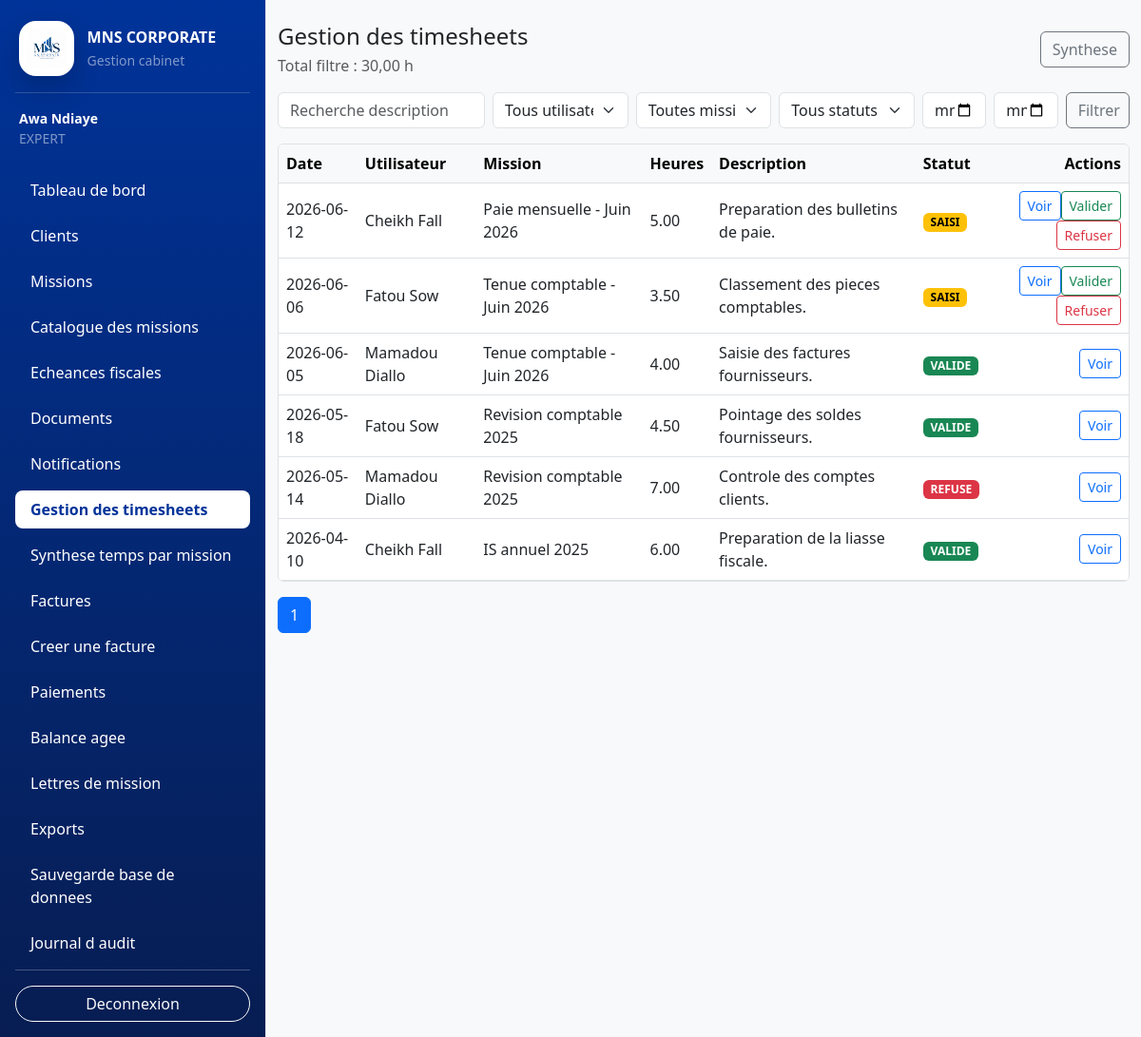
The page /frontend/views/timesheets/list.php (signed in) on the database its author committed.
### tables this page shows
CREATE TABLE IF NOT EXISTS timesheets (
    id INT UNSIGNED AUTO_INCREMENT PRIMARY KEY,
    mission_id INT UNSIGNED NOT NULL,
    user_id INT UNSIGNED NOT NULL,
    work_date DATE NOT NULL,
    hours_worked DECIMAL(5,2) NOT NULL,
    description TEXT NOT NULL,
    status ENUM('SAISI', 'VALIDE', 'REFUSE') NOT NULL DEFAULT 'SAISI',
    validated_by INT UNSIGNED NULL,
    validated_at DATETIME NULL,
    created_at TIMESTAMP DEFAULT CURRENT_TIMESTAMP,
    CONSTRAINT fk_timesheets_mission
        FOREIGN KEY (mission_id) REFERENCES missions(id)
        ON DELETE CASCADE
        ON UPDATE CASCADE,
    CONSTRAINT fk_timesheets_user
        FOREIGN KEY (user_id) REFERENCES users(id)
        ON DELETE CASCADE
        ON UPDATE CASCADE,
    CONSTRAINT fk_timesheets_validated_by
        FOREIGN KEY (validated_by) REFERENCES users(id)
        ON DELETE SET NULL
        ON UPDATE CASCADE
);

CREATE TABLE IF NOT EXISTS users (
    id INT UNSIGNED AUTO_INCREMENT PRIMARY KEY,
    full_name VARCHAR(150) NOT NULL,
    email VARCHAR(150) NOT NULL UNIQUE,
    phone VARCHAR(30) NULL,
    password_hash VARCHAR(255) NOT NULL,
    role ENUM('EXPERT', 'COLLABORATEUR', 'STAGIAIRE', 'CLIENT') NOT NULL,
    is_active TINYINT(1) NOT NULL DEFAULT 1,
    last_login_at DATETIME NULL,
    created_at TIMESTAMP DEFAULT CURRENT_TIMESTAMP,
    updated_at TIMESTAMP DEFAULT CURRENT_TIMESTAMP ON UPDATE CURRENT_TIMESTAMP
);

CREATE TABLE IF NOT EXISTS missions (
    id INT UNSIGNED AUTO_INCREMENT PRIMARY KEY,
    client_id INT UNSIGNED NOT NULL,
    mission_catalog_id INT UNSIGNED NOT NULL,
    title VARCHAR(180) NOT NULL,
    description TEXT NULL,
    start_date DATE NOT NULL,
    planned_end_date DATE NULL,
    actual_end_date DATE NULL,
    status ENUM('A_FAIRE', 'EN_COURS', 'TERMINEE', 'EN_RETARD', 'ANNULEE')
        NOT NULL DEFAULT 'A_FAIRE',
    priority ENUM('BASSE', 'MOYENNE', 'HAUTE') NOT NULL DEFAULT 'MOYENNE',
    estimated_hours DECIMAL(8,2) NULL,
    created_by INT UNSIGNED NOT NULL,
    created_at TIMESTAMP DEFAULT CURRENT_TIMESTAMP,
    updated_at TIMESTAMP DEFAULT CURRENT_TIMESTAMP ON UPDATE CURRENT_TIMESTAMP,
    CONSTRAINT fk_missions_client
        FOREIGN KEY (client_id) REFERENCES clients(id)
        ON DELETE CASCADE
        ON UPDATE CASCADE,
    CONSTRAINT fk_missions_catalog
        FOREIGN KEY (mission_catalog_id) REFERENCES mission_catalog(id)
        ON DELETE RESTRICT
        ON UPDATE CASCADE,
    CONSTRAINT fk_missions_created_by
        FOREIGN KEY (created_by) REFERENCES users(id)
        ON DELETE RESTRICT
        ON UPDATE CASCADE
);

### backend/models/Timesheet.php (called while the page is built, shortened)
<?php
require_once __DIR__ . '/BaseModel.php';
class Timesheet extends BaseModel
{
    public function findAll(array $filters = [], int $limit = 20, int $offset = 0): array
    {
        $params = [];
        $where = $this->where($filters, $params);
        $params['limit'] = $limit;
        $params['offset'] = $offset;
        return $this->fetchAll(
            "SELECT t.*, m.title AS mission_title, u.full_name AS user_name
             FROM timesheets t
             INNER JOIN missions m ON m.id = t.mission_id
             INNER JOIN users u ON u.id = t.user_id
             {$where}
             ORDER BY t.work_date DESC, t.id DESC LIMIT :limit OFFSET :offset",
            $params
        );
    }
    public function countAll(array $filters = []): int
    {
        $params = [];
        $where = $this->where($filters, $params);
        $row = $this->fetchOne(
            "SELECT COUNT(*) AS total FROM timesheets t INNER JOIN missions m ON m.id = t.mission_id INNER JOIN users u ON u.id = t.user_id {$where}",
            $params
        );
        return $row === null ? 0 : (int) $row['total'];
    }
    public function getUserHoursSummary(array $filters = []): float
    {
        $params = [];
        $where = $this->where($filters, $params);
        $row = $this->fetchOne("SELECT COALESCE(SUM(t.hours_worked), 0) AS total FROM timesheets t INNER JOIN missions m ON m.id = t.mission_id INNER JOIN users u ON u.id = t.user_id {$where}", $params);
        return $row === null ? 0.0 : (float) $row['total'];
    }
    private function where(array $filters, array &$params): string
    {
        $where = [];
        return $where ? ' WHERE ' . implode(' AND ', $where) : '';
    }
}

### backend/models/BaseModel.php (called while the page is built, shortened)
<?php
abstract class BaseModel
{
    protected PDO $db;
    public function __construct(PDO $db)
    {
        $this->db = $db;
    }
    protected function fetchOne(string $sql, array $params = []): ?array
    {
        $stmt = $this->db->prepare($sql);
        $stmt->execute($params);
        $result = $stmt->fetch(PDO::FETCH_ASSOC);
        return $result === false ? null : $result;
    }
    protected function fetchAll(string $sql, array $params = []): array
    {
        $stmt = $this->db->prepare($sql);
        $stmt->execute($params);
        return $stmt->fetchAll(PDO::FETCH_ASSOC);
    }
}

### backend/includes/helpers.php (called while the page is built, shortened)
<?php
function e(?string $value): string
{
    return htmlspecialchars($value ?? '', ENT_QUOTES, 'UTF-8', false);
}

### frontend/views/timesheets/list.php (the view, shortened to what this page needs)
<?php declare(strict_types=1); if (!defined('MNS_CONTROLLER_RENDER')) { require_once __DIR__ . '/../../../backend/controllers/timesheet_controller.php'; handleTimesheetRequest(); return; } require_once __DIR__ . '/../../../backend/includes/helpers.php'; require_once __DIR__ . '/../../../backend/includes/role_check.php'; $user = currentUser(); $flash = getFlashMessage(); $pages = max(1, (int) ceil(($total ?? 0) / ($perPage ?? 20))); $queryBase = $filters ?? []; require_once __DIR__ . '/../includes/header.php'; ?>
<div class="d-flex"><?php require_once __DIR__ . '/../includes/sidebar.php'; ?><main class="container-fluid py-4"><div class="d-flex justify-content-between align-items-center mb-3"><div><h1 class="h4 mb-1"><?php echo ($user['role'] ?? '') === 'EXPERT' ? 'Gestion des timesheets' : 'Mes timesheets'; ?></h1><div class="text-muted">Total filtre : <?php echo e(number_format((float)($totalHours ?? 0), 2, ',', ' ')); ?> h</div></div><div class="d-flex gap-2"><?php if (($user['role'] ?? '') === 'EXPERT'): ?><a class="btn btn-outline-secondary" href="/MNS_CORPORATE/frontend/views/timesheets/summary.php">Synthese</a><?php endif; ?></div></div>
<form class="row g-2 mb-3" method="get"><div class="col-md-3"><input class="form-control" name="q" value="<?php echo e($filters['q'] ?? ''); ?>" placeholder="Recherche description"></div><?php if (($user['role'] ?? '') === 'EXPERT'): ?><div class="col-md-2"><select class="form-select" name="user_id"><option value="">Tous utilisateurs</option></select></div><?php endif; ?><div class="col-md-2"><select class="form-select" name="mission_id"><option value="">Toutes missions</option></select></div><div class="col-md-2"><select class="form-select" name="status"><option value="">Tous statuts</option></select></div><div class="col-md-1"><input class="form-control" type="date" name="date_from" value="<?php echo e($filters['date_from'] ?? ''); ?>"></div><div class="col-md-1"><input class="form-control" type="date" name="date_to" value="<?php echo e($filters['date_to'] ?? ''); ?>"></div><div class="col-md-1"><button class="btn btn-outline-secondary w-100">Filtrer</button></div></form>
<div class="table-responsive bg-white border rounded"><table class="table table-hover align-middle mb-0"><thead class="table-light"><tr><th>Date</th><th>Utilisateur</th><th>Mission</th><th>Heures</th><th>Description</th><th>Statut</th><th class="text-end">Actions</th></tr></thead><tbody><?php foreach (($timesheets ?? []) as $t): ?><tr><td><?php echo e($t['work_date']); ?></td><td><?php echo e($t['user_name']); ?></td><td><?php echo e($t['mission_title']); ?></td><td><?php echo e((string)$t['hours_worked']); ?></td><td><?php echo e($t['description']); ?></td><td><span class="badge text-bg-<?php echo $t['status']==='VALIDE'?'success':($t['status']==='REFUSE'?'danger':'warning'); ?>"><?php echo e($t['status']); ?></span></td><td class="text-end"><a class="btn btn-sm btn-outline-primary" href="/MNS_CORPORATE/frontend/views/timesheets/show.php?id=<?php echo e((string)$t['id']); ?>">Voir</a><?php if (($user['role'] ?? '') === 'EXPERT' && $t['status'] === 'SAISI'): ?><form class="d-inline" method="post" action="/MNS_CORPORATE/frontend/views/timesheets/list.php?action=validate"><input type="hidden" name="id" value="<?php echo e((string)$t['id']); ?>"><button class="btn btn-sm btn-outline-success">Valider</button></form><form class="d-inline" method="post" action="/MNS_CORPORATE/frontend/views/timesheets/list.php?action=reject"><input type="hidden" name="id" value="<?php echo e((string)$t['id']); ?>"><button class="btn btn-sm btn-outline-danger">Refuser</button></form><?php endif; ?></td></tr><?php endforeach; ?><?php if (($timesheets ?? []) === []): ?><tr><td colspan="7" class="text-center text-muted py-4">Aucun timesheet.</td></tr><?php endif; ?></tbody></table></div>
<nav class="mt-3"><ul class="pagination"><?php for($i=1;$i<=$pages;$i++): $queryBase['page']=$i; ?><li class="page-item <?php echo $i===($page??1)?'active':''; ?>"><a class="page-link" href="?<?php echo e(http_build_query($queryBase)); ?>"><?php echo e((string)$i); ?></a></li><?php endfor; ?></ul></nav></main></div><?php require_once __DIR__ . '/../includes/footer.php'; ?>

### rows shown on the page
timesheets: work_date "2026-06-12", user.full_name "Cheikh Fall", mission.title "Paie mensuelle - Juin 2026", hours_worked "5.00", description "Preparation des bulletins de paie.", status "SAISI"
timesheets: work_date "2026-06-06", user.full_name "Fatou Sow", mission.title "Tenue comptable - Juin 2026", hours_worked "3.50", description "Classement des pieces comptables.", status "SAISI"
timesheets: work_date "2026-06-05", user.full_name "Mamadou Diallo", mission.title "Tenue comptable - Juin 2026", hours_worked "4.00", description "Saisie des factures fournisseurs.", status "VALIDE"
timesheets: work_date "2026-05-18", user.full_name "Fatou Sow", mission.title "Revision comptable 2025", hours_worked "4.50", description "Pointage des soldes fournisseurs.", status "VALIDE"
timesheets: work_date "2026-05-14", user.full_name "Mamadou Diallo", mission.title "Revision comptable 2025", hours_worked "7.00", description "Controle des comptes clients.", status "REFUSE"
timesheets: work_date "2026-04-10", user.full_name "Cheikh Fall", mission.title "IS annuel 2025", hours_worked "6.00", description "Preparation de la liasse fiscale.", status "VALIDE"

### other values the page prints
$fullName "Awa Ndiaye"
$role "EXPERT"
$label "Tableau de bord"
$label "Clients"
$label "Missions"
$label "Catalogue des missions"
$label "Echeances fiscales"
$label "Documents"
$label "Notifications"
$label "Gestion des timesheets"
$label "Synthese temps par mission"
$label "Factures"
$label "Creer une facture"
$label "Paiements"
$label "Balance agee"
